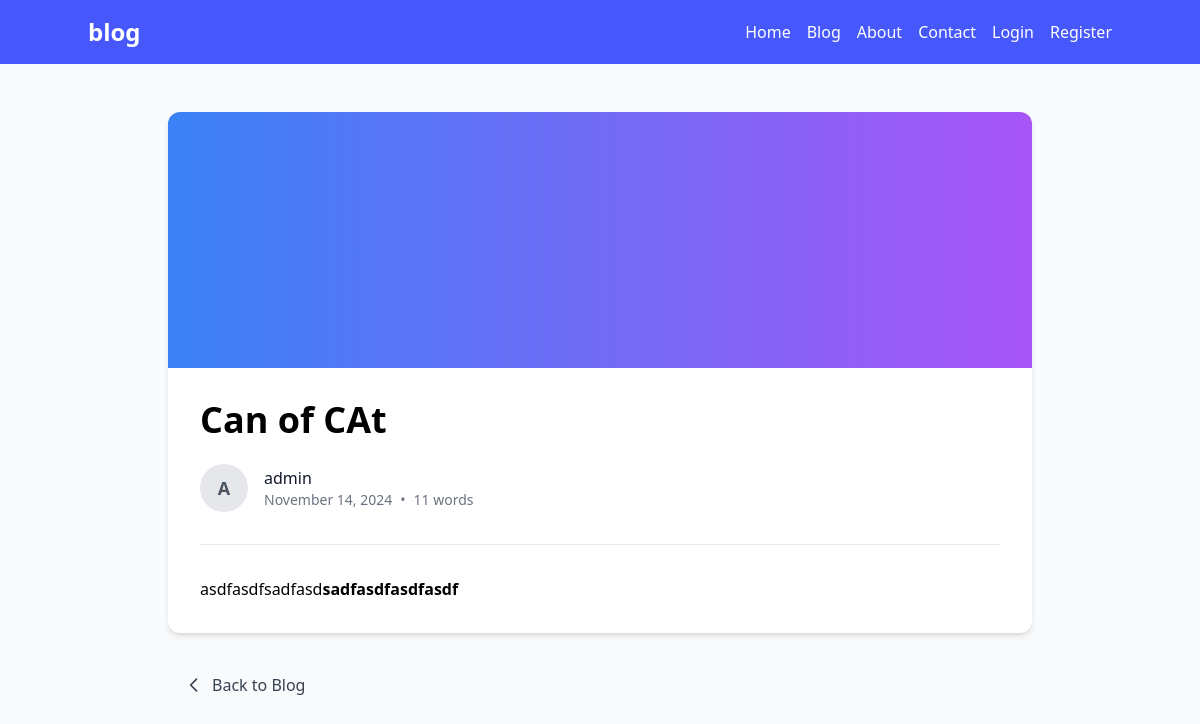
/blog/post/1, run on the app's committed database.
### app/models.py (models this page shows, shortened)
class Post(db.Model):
    id = db.Column(db.Integer, primary_key=True)
    title = db.Column(db.String(200), nullable=False)
    subtitle = db.Column(db.String(200))
    content = db.Column(db.Text, nullable=False)
    featured_image = db.Column(db.String(500))
    category = db.Column(db.String(50))
    tags = db.Column(db.String(200))
    status = db.Column(db.String(20), default='draft')
    created_at = db.Column(db.DateTime, default=datetime.utcnow)
    updated_at = db.Column(db.DateTime, default=datetime.utcnow, onupdate=datetime.utcnow)
    user_id = db.Column(db.Integer, db.ForeignKey('user.id'), nullable=False)

class User(UserMixin, db.Model):
    id = db.Column(db.Integer, primary_key=True)
    username = db.Column(db.String(80), unique=True, nullable=False)
    email = db.Column(db.String(120), unique=True, nullable=False)
    password_hash = db.Column(db.String(128))
    posts = db.relationship('Post', backref='author', lazy=True)
    is_admin = db.Column(db.Boolean, default=False)
    created_at = db.Column(db.DateTime, default=datetime.utcnow)

### app/blog.py (the view)
@blog.route('/blog/post/<int:post_id>')
def post(post_id):
    post = Post.query.get_or_404(post_id)
    return render_template('blog/post.html', post=post)

### app/templates/blog/post.html (shortened to what this page needs)
{% extends "base.html" %}
{% block content %}
<div class="bg-gray-50 min-h-screen py-12">
    <div class="container mx-auto px-4 max-w-4xl">
        <div class="bg-white rounded-xl shadow-md overflow-hidden mb-8">
            <div class="h-64 bg-gradient-to-r from-blue-500 to-purple-500"></div>
            <div class="p-8">
                <h1 class="text-4xl font-bold mb-6">{{ post.title }}</h1>
                <div class="flex items-center mb-8 border-b border-gray-200 pb-8">
                    <div class="h-12 w-12 rounded-full bg-gray-200 flex items-center justify-center">
                        <span class="text-gray-600 font-semibold text-lg">
                            {{ post.author.username[0].upper() }}
                        </span>
                    </div>
                    <div class="ml-4">
                        <p class="font-medium text-gray-900">
                            <a href="{{ url_for('blog.author_profile', user_id=post.author.id) }}" class="hover:text-blue-600">
                                {{ post.author.username }}
                            </a>
                        </p>
                        <div class="flex items-center text-sm text-gray-500">
                            <span>{{ post.created_at.strftime('%B %d, %Y') }}</span>
                            <span class="mx-2">•</span>
                            <span>{{ post.content|wordcount }} words</span>
                        </div>
                    </div>
                </div>
                <div class="prose prose-lg max-w-none">
                    {{ post.content|safe }}
                </div>
            </div>
        </div>
        <div class="flex justify-between items-center">
            <a href="{{ url_for('blog.index') }}"
               class="inline-flex items-center px-4 py-2 rounded-lg text-gray-700 hover:bg-gray-100 transition-colors duration-300">
                <svg class="w-5 h-5 mr-2" fill="none" stroke="currentColor" viewBox="0 0 24 24">
                    <path stroke-linecap="round" stroke-linejoin="round" stroke-width="2" d="M15 19l-7-7 7-7"></path>
                </svg>
                Back to Blog
            </a>
        </div>
    </div>
</div>
{% endblock %}

### data on the page
Post: title "Can of CAt", created_at "November 14, 2024", content "11", content "asdfasdfsadfasd sadfasdfasdfasdf"
User: author "A", author.username "admin"
